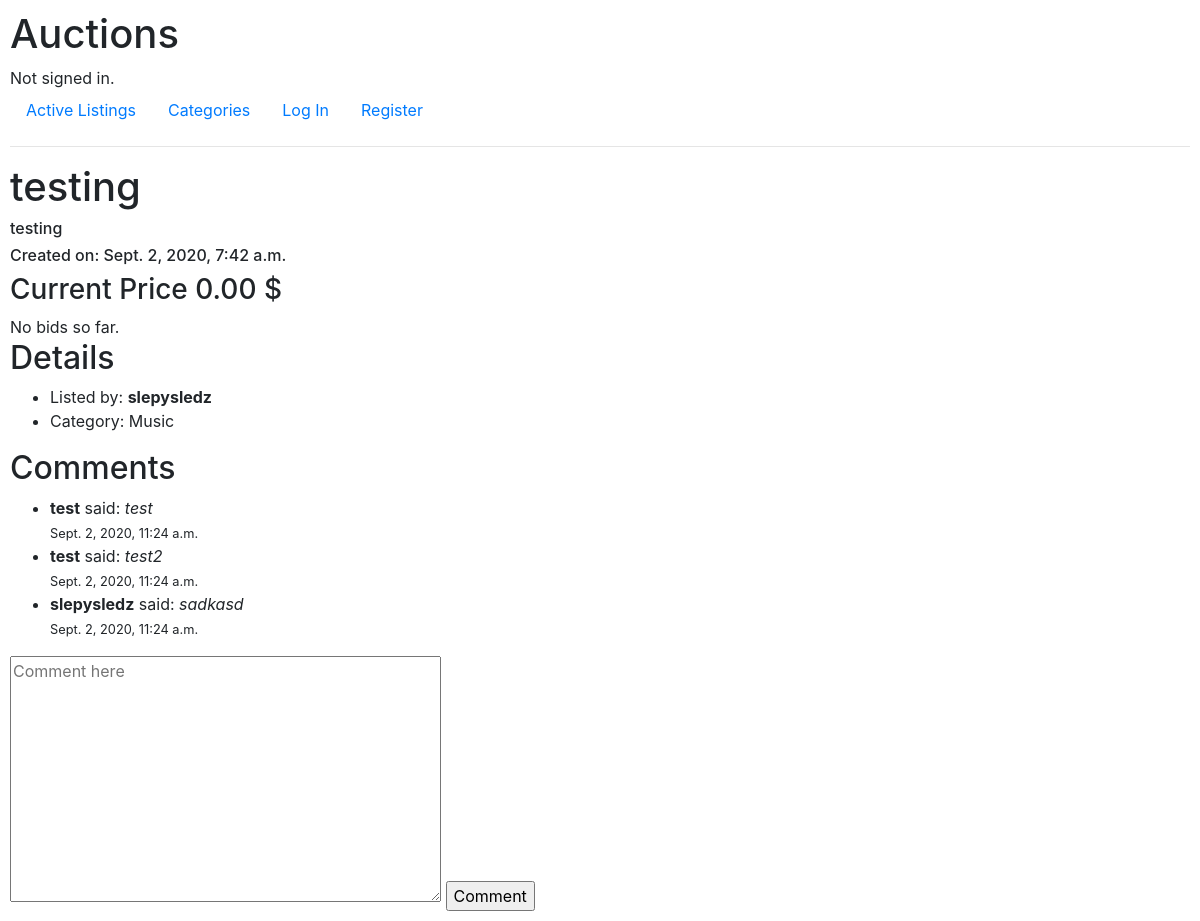
Page /11 on the committed database.
### auctions/models.py (models this page shows, shortened)
class Auction(models.Model):
    MOTORS = "MOT"
    FASHINON = "FAS"
    ELECTRONICS = "ELE"
    COLLECTIBLES_ARTS = "ART"
    HOME_GARDES = "HGA"
    SPORTING_GOODS = "SPO"
    TOYS = "TOY"
    BUSSINES_INDUSTRIAL = "BUS"
    MUSIC = "MUS"
    CATEGORY = [
        (MOTORS, "Motors"),
        (FASHINON, "Fashion"),
        (ELECTRONICS, "Electronics"),
        (COLLECTIBLES_ARTS, "Collectibles & Art"),
        (HOME_GARDES, "Home & Garden"),
        (SPORTING_GOODS, "Sporting Goods"),
        (TOYS, "Toys"),
        (BUSSINES_INDUSTRIAL, "Business & Industrial"),
        (MUSIC, "Music"),
    ]
    seller = models.ForeignKey(User, on_delete=models.CASCADE)
    title = models.CharField(max_length=64, blank=False)
    description = models.TextField(blank=True)
    current_price = models.DecimalField(max_digits=11, decimal_places=2, default=0.0)
    category = models.CharField(max_length=3, choices=CATEGORY, default=MOTORS)
    image_url = models.URLField(blank=True)
    publication_date = models.DateTimeField(auto_now_add=True)
    closed = models.BooleanField(default=False)
    class Meta:
        verbose_name = "auction"
        verbose_name_plural = "auctions"

class User(AbstractUser):
    pass

class Comment(models.Model):
    auction = models.ForeignKey(Auction, on_delete=models.CASCADE)
    user = models.ForeignKey(User, on_delete=models.CASCADE)
    comment = models.TextField(blank=False)
    comment_date = models.DateTimeField(auto_now_add=True, null=True)
    class Meta:
        verbose_name = "comment"
        verbose_name_plural = "comments"

### auctions/views.py (the view)
# urls.py: path("<int:auction_id>", views.listing_page, name="listing_page"),
def listing_page(request, auction_id):
    try:
        auction = Auction.objects.get(pk=auction_id)
    except Auction.DoesNotExist:
        return HttpResponse("Error-auction id doesn't exist")
    bid_amount = Bid.objects.filter(auction=auction_id).count()
    highest_bid = Bid.objects.filter(auction=auction_id).order_by('-bid_price').first()
    if auction.closed:
        if highest_bid is not None:
            winner = highest_bid.user
            if request.user.id == auction.seller.id:
                return render(request, "auctions/sold.html", {
                    "auction": auction,
                    "winner": winner
                })
            elif request.user.id == winner.id:
                return render(request, "auctions/bought.html", {
                    "auction": auction
                })
        else:
            if request.user.id == auction.seller.id:
                return render(request, "auctions/closed_no_offer.html", {
                    "auction": auction
                })
        return HttpResponse("Error - auction no longer available")
    else:
        if request.user.is_authenticated:
            watchlist_item = Watchlist.objects.filter(
                    auction = auction_id,
                    user = User.objects.get(id=request.user.id)
            ).first()
            if watchlist_item is not None:
                on_watchlist = True
            else:
                on_watchlist = False
        else:
            on_watchlist = False
        comments = Comment.objects.filter(auction=auction_id)
        if highest_bid is not None:
            if highest_bid.user == request.user.id:
                bid_message = "Your bid is the highest bid"
            else:
                bid_message = "Highest bid made by " + highest_bid.user.username
        else:
            bid_message = None
        return render(request, "auctions/listing_page.html", {
            "auction": auction,
            "bid_amount": bid_amount,
            "bid_message": bid_message,
            "on_watchlist": on_watchlist,
            "comments": comments,
            "bid_form": BidForm(),
            "comment_form": CommentForm()
        })

### auctions/views.py
class BidForm(forms.ModelForm):
    class Meta:
        model = Bid
        fields = ["bid_price"]
        labels = {
            "bid_price": _("")
        }
        widgets = {
            "bid_price": forms.NumberInput(attrs={
                "placeholder": "Bid"
            })
        }

class CommentForm(forms.ModelForm):
    class Meta:
        model = Comment
        fields = ["comment"]
        labels = {
            "comment": _("")
        }
        widgets = {
            "comment": forms.Textarea(attrs={
                "placeholder": "Comment here"
            })
        }

### auctions/templates/auctions/listing_page.html (shortened to what this page needs)
{% extends "auctions/layout.html" %}
{% block body %}
<h1>{{auction.title}}</h1>
<h6>{{auction.description}}</h6>
<h6>Created on: {{auction.publication_date}}</h6>
<h3>Current Price {{auction.current_price}} $</h3>
{% if bid_amount != 0 %}
    {{ bid_amount }} bid(s) so far. {{ bid_message }}
{% else %}
    No bids so far.
{% endif %}
<h2>Details</h2>
<ul>
    <li>Listed by: <strong>{{auction.seller.username}}</strong></li>
    <li>Category: {{auction.get_category_display}}</li>
</ul>
<h2>Comments</h2>
<ul>
    {% for comment in comments %}
        <li><strong>{{ comment.user.username }}</strong> said: <em>{{ comment.comment }}</em>
            <br>
            <small>{{ comment.comment_date }}</small>
        </li>
    {% empty %}
        No comments yet
    {% endfor %}
</ul>
<form action="{% url 'auctions:handle_comment' auction_id=auction.id %}" method="POST">
    {{ comment_form }}
    <input type="submit" value="Comment">
</form>
{% endblock %}

### auctions/static/auctions/styles.css (style rules this page uses)
body { padding: 10px; }

### rows in the picture
Auction: title "testing", description "testing", publication_date "Sept. 2, 2020, 7:42 a.m.", current_price "0.00", seller.username "slepysledz", category "Music"
Comment: user.username "test", comment "test", comment_date "Sept. 2, 2020, 11:24 a.m."
Comment: user.username "test", comment "test2", comment_date "Sept. 2, 2020, 11:24 a.m."
Comment: user.username "slepysledz", comment "sadkasd", comment_date "Sept. 2, 2020, 11:24 a.m."
